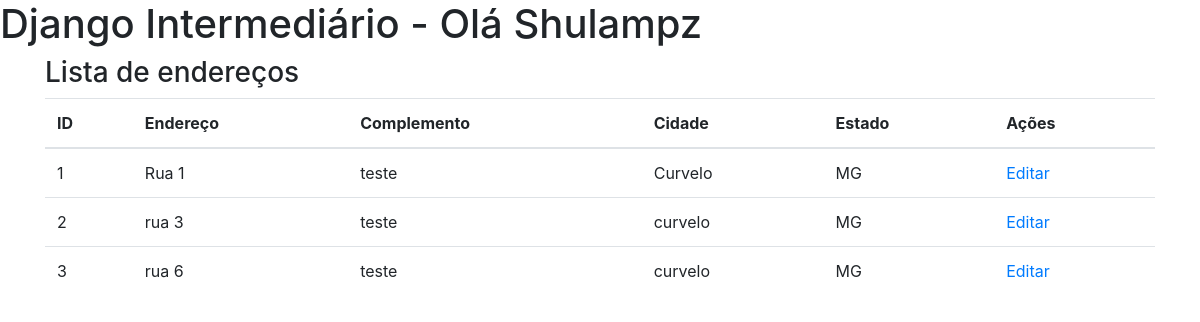
The page /addresses/ (signed in) on the database its author committed.
### my_app/models.py (models this page shows, shortened)
class Address(models.Model):
    address = models.CharField(max_length=255)
    address_complement = models.CharField(max_length=255, null=True, blank=True)
    city = models.CharField(max_length=255)
    state = models.CharField(max_length=255, choices=STATES_CHOICES)
    country = models.CharField(max_length=255)
    user = models.ForeignKey(User, on_delete=models.PROTECT)
    class Meta:
        verbose_name_plural = 'Addresses'
    @property
    def address_complement_normalized(self):
        return '' if self.address_complement is None else self.address_complement

### my_app/views.py (the view)
# urls.py: path('addresses/', views.address_list),
@login_required(login_url='/login')
def address_list(request):
    addresses = Address.objects.all()
    return render(request, 'my_app/address/list.html', {'addresses': addresses})

### templates/my_app/address/list.html (shortened to what this page needs)
{% extends "layout.html" %}
{% block content %}
    <div class="container">
        <h3>Lista de endereços</h3>
        <table class="table" >
            <thead>
            <tr>
                <th>ID</th>
                <th>Endereço</th>
                <th>Complemento</th>
                <th>Cidade</th>
                <th>Estado</th>
                <th>Ações</th>
            </tr>
            </thead>
            <tbody>
            {% for address in addresses %}
                <tr>
                    <td>{{ address.id }}</td>
                    <td>{{ address.address }}</td>
                    <td>{{ address.address_complement_normalized }}</td>
                    <td>{{ address.city }}</td>
                    <td>{{ address.state }}</td>
                    <td><a href="/addresses/{{ address.id }}/update/">Editar</a></td>
                </tr>
            {% endfor %}
            </tbody>
        </table>
    </div>
{% endblock %}

### templates/layout.html (shortened to what this page needs)
<!DOCTYPE html>
<html lang="en">
<head>
    <link rel="stylesheet" href="https://stackpath.bootstrapcdn.com/bootstrap/4.4.1/css/bootstrap.min.css" >
</head>
<body>
<h1>
    Django Intermediário {% if  request.user.is_authenticated %} - Olá  {{ request.user.first_name }}
    {% endif %}
</h1>
{% block content %}{% endblock %}
</body>
</html>

### rows shown on the page
Address: id "1", address "Rua 1", address_complement_normalized "teste", city "Curvelo", state "MG"
Address: id "2", address "rua 3", address_complement_normalized "teste", city "curvelo", state "MG"
Address: id "3", address "rua 6", address_complement_normalized "teste", city "curvelo", state "MG"

### other values the page prints
{{ request.user.first_name }} "Shulampz"
